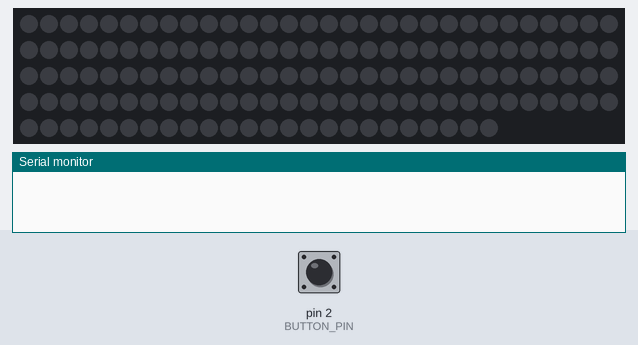
A sketch run on a simulated Arduino Uno, built with avr-gcc and run on an emulated ATmega328P. Shown: 144 RGB LEDs in strip order, left to right, continuing on the next row, the last lines printed to the serial monitor. The test bench sets the inputs (shaded band); at power-on: pin 2 (BUTTON_PIN) HIGH. Dim RGB values are drawn brighter than linear; colours are those a GRB WS2812 strip shows for the declared byte order.

Above: at 1.2 s.
1.3 s: pin 2 (BUTTON_PIN) pulled LOW for 0.15 s
At 4.81 s:
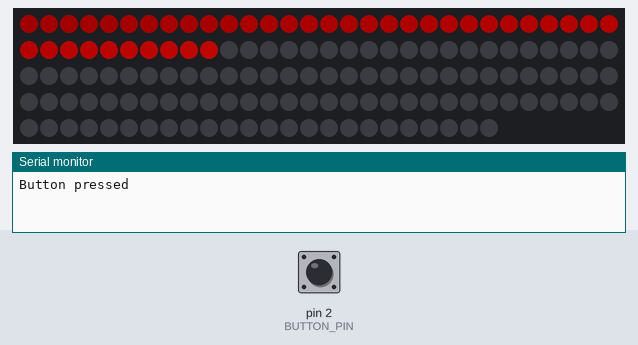
At 17.0 s:
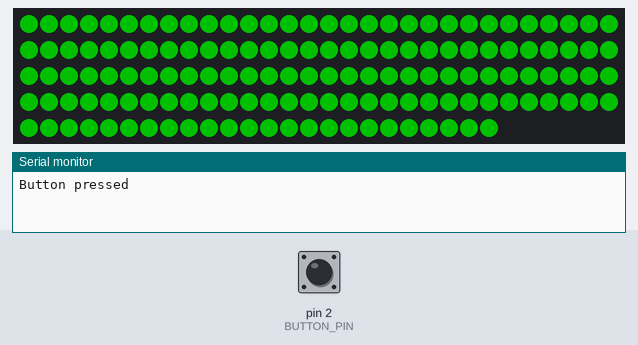
Timing chart, 0 to 18.5 s (numbered marks = the images above; inputs shaded):
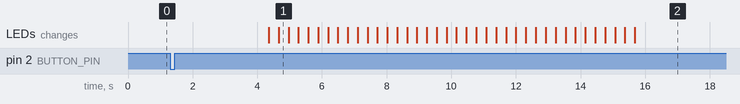

Measured:
- after the input at 1.3 s, the LEDs: first change after 3.1 s (image 1 shows a later state)

The sketch:

rgbstrip.ino
```cpp
#include <FastLED.h>

#define NUM_LEDS 144
#define DATA_PIN 3
#define BUTTON_PIN 2

CRGB leds[NUM_LEDS];
bool animationDone = true;

void setup() {
  Serial.begin(57600);
  pinMode(BUTTON_PIN, INPUT_PULLUP); // Use internal pull-up resistor
  FastLED.addLeds<WS2812, DATA_PIN, RGB>(leds, NUM_LEDS);
  FastLED.setBrightness(84);
}

void fadeall() {
  for (int i = 0; i < NUM_LEDS; i++) {
    leds[i].nscale8(250);
  }
}

void loop() {
  if (digitalRead(BUTTON_PIN) == LOW) {
    delay(50);// Debounce delay
    if (digitalRead(BUTTON_PIN) == LOW) {
      Serial.println("Button pressed");
      delay(3000); // Wait 3 secs before the animation runs

      // Run the back-and-forth animation 5 times
      for (int cycle = 0; cycle < 5; cycle++) {
        // Forward
        for (int i = 0; i < NUM_LEDS; i++) {
          leds[i] = CHSV(350, 255, 255); // Makes the color red
          FastLED.show();
          fadeall();
          delay(1);
        }

        // Backward
        for (int i = NUM_LEDS - 1; i >= 0; i--) {
          leds[i] = CHSV(350, 255, 255); // Makes the color red
          FastLED.show();
          fadeall();
          delay(1);
        }
      }

      // Turn all LEDs green
      fill_solid(leds, NUM_LEDS, CHSV(0, 255, 255)); // Makes the color green
      FastLED.show();

      delay(5000); // Wait 5 seconds

      // Turn off LEDs
      fill_solid(leds, NUM_LEDS, CRGB::Black); // Turn off the strip by setting the color to black
      FastLED.show();

      // Wait for button release
      while (digitalRead(BUTTON_PIN) == LOW) {
        delay(10); // Wait for the button release
      }
    }
  }
}
```
